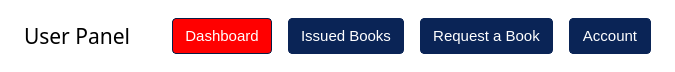
     <widget class="QWidget" name="topBar" native="true">
      <property name="sizePolicy">
       <sizepolicy hsizetype="Preferred" vsizetype="Fixed">
        <horstretch>0</horstretch>
        <verstretch>0</verstretch>
       </sizepolicy>
      </property>
      <property name="minimumSize">
       <size>
        <width>0</width>
        <height>72</height>
       </size>
      </property>
      <property name="maximumSize">
       <size>
        <width>16777215</width>
        <height>72</height>
       </size>
      </property>
      <property name="styleSheet">
       <string notr="true">QWidget{
background-color: rgb(255, 255, 255);
}

QLabel{
color: rgb(0, 0, 0);
}

QPushButton{
color: rgb(255, 255, 255);
background-color: rgb(10, 36, 86);
border: 1px solid rgb(10, 36, 86);
border-radius: 4px;
padding-left: 12px;
padding-right: 12px;
}

QPushButton:hover{
color: rgb(255, 255, 255);
background-color: rgb(8, 29, 69);
border: 1px solid rgb(8, 29, 69);
border-radius: 4px;
}

QPushButton:checked{
color: rgb(255, 255, 255);
background-color: red;
border: 1px solid rgb(8, 29, 69);
border-radius: 4px;
}</string>
      </property>
      <layout class="QHBoxLayout" name="horizontalLayout">
       <property name="spacing">
        <number>16</number>
       </property>
       <property name="leftMargin">
        <number>24</number>
       </property>
       <property name="topMargin">
        <number>0</number>
       </property>
       <property name="rightMargin">
        <number>24</number>
       </property>
       <property name="bottomMargin">
        <number>0</number>
       </property>
       <item>
        <widget class="QLabel" name="userTitleLabel">
         <property name="sizePolicy">
          <sizepolicy hsizetype="Fixed" vsizetype="Fixed">
           <horstretch>0</horstretch>
           <verstretch>0</verstretch>
          </sizepolicy>
         </property>
         <property name="font">
          <font>
           <family>Poppins</family>
           <pointsize>16</pointsize>
           <fontweight>DemiBold</fontweight>
          </font>
         </property>
         <property name="text">
          <string>User Panel</string>
         </property>
        </widget>
       </item>
       <item>
        <spacer name="horizontalSpacer">
         <property name="font">
          <font>
           <pointsize>11</pointsize>
           <fontweight>DemiBold</fontweight>
          </font>
         </property>
         <property name="orientation">
          <enum>Qt::Orientation::Horizontal</enum>
         </property>
         <property name="sizeHint" stdset="0">
          <size>
           <width>25</width>
           <height>20</height>
          </size>
         </property>
        </spacer>
       </item>
       <item>
        <widget class="QPushButton" name="dashboardBtn">
         <property name="minimumSize">
          <size>
           <width>0</width>
           <height>36</height>
          </size>
         </property>
         <property name="maximumSize">
          <size>
           <width>16777215</width>
           <height>36</height>
          </size>
         </property>
         <property name="font">
          <font>
           <pointsize>11</pointsize>
           <fontweight>DemiBold</fontweight>
          </font>
         </property>
         <property name="text">
          <string>Dashboard</string>
         </property>
         <property name="checkable">
          <bool>true</bool>
         </property>
         <property name="checked">
          <bool>true</bool>
         </property>
         <property name="autoExclusive">
          <bool>true</bool>
         </property>
        </widget>
       </item>
       <item>
        <widget class="QPushButton" name="issuedBooksBtn">
         <property name="minimumSize">
          <size>
           <width>0</width>
           <height>36</height>
          </size>
         </property>
         <property name="maximumSize">
          <size>
           <width>16777215</width>
           <height>36</height>
          </size>
         </property>
         <property name="font">
          <font>
           <pointsize>11</pointsize>
           <fontweight>DemiBold</fontweight>
          </font>
         </property>
         <property name="text">
          <string>Issued Books</string>
         </property>
         <property name="checkable">
          <bool>true</bool>
         </property>
         <property name="autoExclusive">
          <bool>true</bool>
         </property>
        </widget>
       </item>
       <item>
        <widget class="QPushButton" name="requestBookBtn">
         <property name="minimumSize">
          <size>
           <width>0</width>
           <height>36</height>
          </size>
         </property>
         <property name="maximumSize">
          <size>
           <width>16777215</width>
           <height>36</height>
          </size>
         </property>
         <property name="font">
          <font>
           <pointsize>11</pointsize>
           <fontweight>DemiBold</fontweight>
          </font>
         </property>
         <property name="text">
          <string>Request a Book</string>
         </property>
         <property name="checkable">
          <bool>true</bool>
         </property>
         <property name="autoExclusive">
          <bool>true</bool>
         </property>
        </widget>
       </item>
       <item>
        <widget class="QPushButton" name="accountBtn">
         <property name="minimumSize">
          <size>
           <width>0</width>
           <height>36</height>
          </size>
         </property>
         <property name="maximumSize">
          <size>
           <width>16777215</width>
           <height>36</height>
          </size>
         </property>
         <property name="font">
          <font>
           <pointsize>11</pointsize>
           <fontweight>DemiBold</fontweight>
          </font>
         </property>
         <property name="text">
          <string>Account</string>
         </property>
         <property name="checkable">
          <bool>true</bool>
         </property>
         <property name="autoExclusive">
          <bool>true</bool>
         </property>
        </widget>
       </item>
      </layout>
     </widget>
